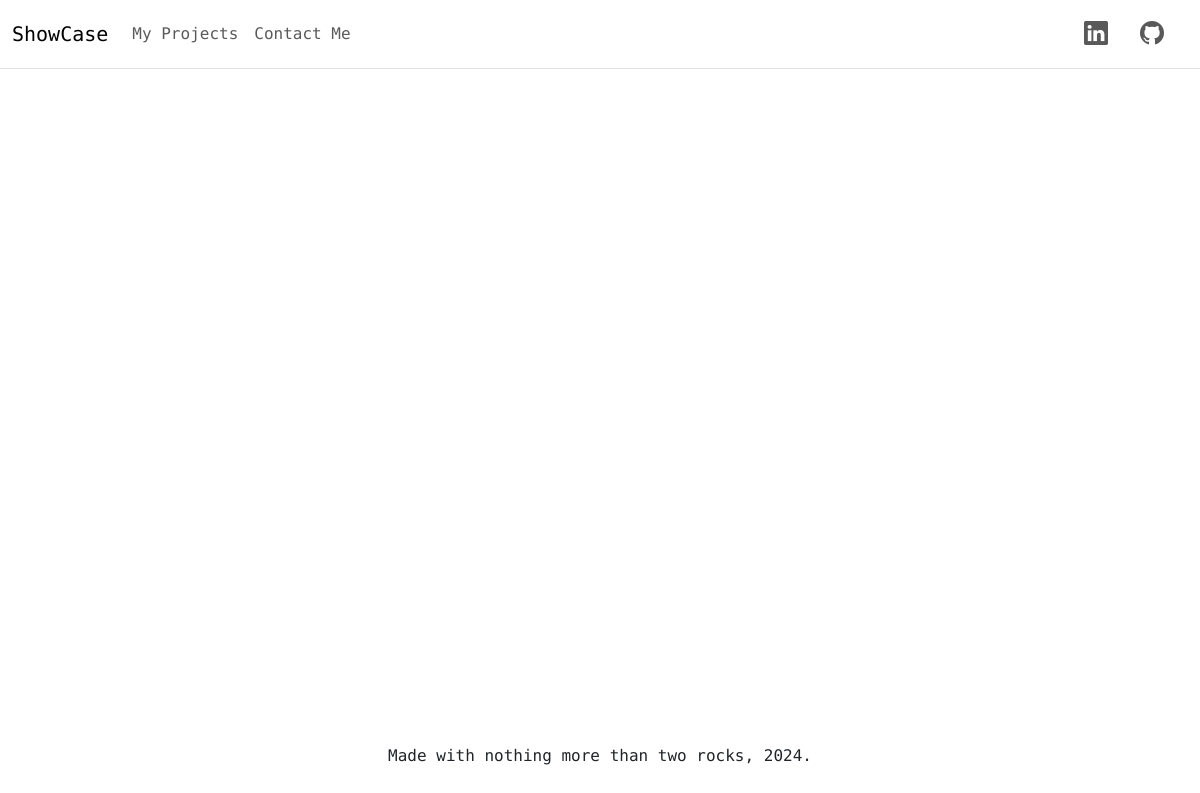
The page /projects/ on the database as committed earlier.
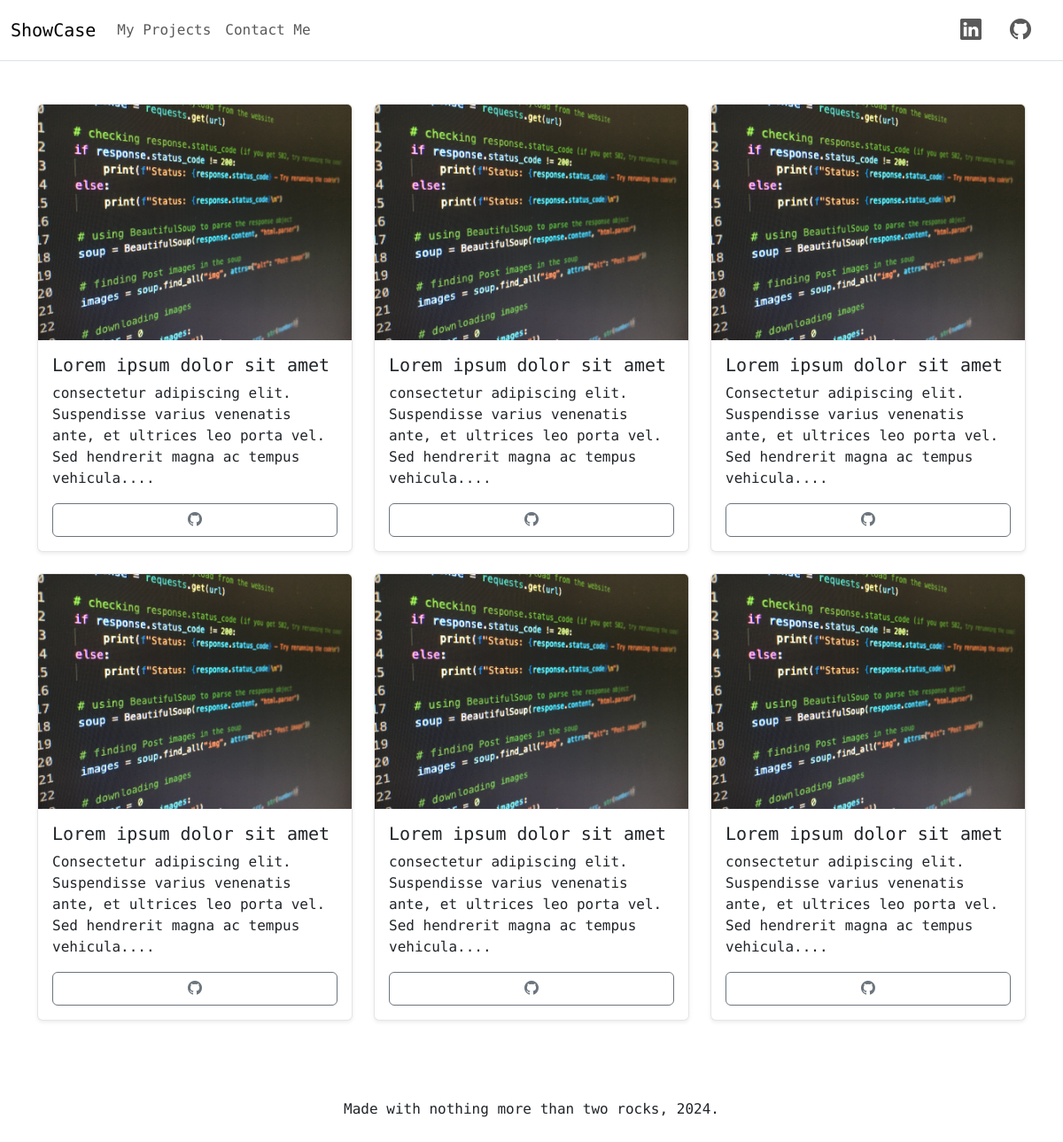
The same page on the database as committed later.
### showcase/models.py (models this page shows, shortened)
class ProjectsData(models.Model):
    title = models.CharField(max_length=200)
    description = models.TextField()
    link = models.URLField(max_length=200)
    image = models.ImageField(upload_to="showcase\\static\\images\\")
    created_date = models.DateTimeField(auto_now_add=True)
    updated_date = models.DateTimeField(auto_now=True)
    def short_description(self):
        first_words = self.description.split()[:18]
        short_description = " ".join(first_words) + "..."
        return short_description
    def img_static_path(self):
        return self.image.url[16:]

### showcase/views.py (the view)
# urls.py: path("projects/", ProjectsListView.as_view(), name="projects"),
class ProjectsListView(ListView):
    queryset = ProjectsData.objects.order_by("-updated_date")
    template_name = "projects_list.html"

### showcase/templates/projects_list.html
{% extends 'base.html' %}
{% block content %}
{% load static %}
<div class="container my-5">
    {% for project in object_list %}
        {% with forloop.counter|add:"-1" as index %}
            {% if index|divisibleby:3 %}
                {% if not forloop.first %}
                    </div>
                {% endif %}
                <div class="row g-4">
            {% endif %}
            <div class="col-md-4 mb-4">
                <div class="card h-100 shadow-sm"style="background-color: rgba(255, 255, 255, 0.3); border: 1px solid rgba(0, 0, 0, 0.1);">
                    <a href="{% url 'project_detail' project.pk %}">
                        <img src="{% static project.img_static_path %}" class="card-img-top" alt="{{ project.title }}">
                    </a>
                    <div class="card-body">
                        <h5 class="card-title">{{ project.title }}</h5>
                        <p class="card-text">{{ project.short_description }}</p>
                        <a href="{{ project.link }}" class="btn btn-outline-secondary d-block mx-auto">
                            <i class="bi bi-github"></i>
                        </a>
                    </div>
                </div>
            </div>
            {% if forloop.last %}
                </div>
            {% endif %}
        {% endwith %}
    {% endfor %}
</div>
{% endblock content %}

### showcase/templates/base.html (shortened to what this page needs)
<!DOCTYPE html>
<html lang="en">
{% load static %}
<head>
    <link href="https://cdn.jsdelivr.net/npm/bootstrap@5.3.3/dist/css/bootstrap.min.css" rel="stylesheet">
    <link rel="stylesheet" href="https://cdn.jsdelivr.net/npm/bootstrap-icons@1.8.1/font/bootstrap-icons.css">
</head>
<body class="d-flex flex-column min-vh-100" style="font-family: 'Roboto Mono', monospace;">
    <nav class="navbar navbar-expand-lg border-bottom navbar-light bg-transparent">
        <div class="container-fluid">
          <a class="navbar-brand" href="{% url 'home' %}">ShowCase</a>
          <div class="collapse navbar-collapse" id="navbarNav">
            <ul class="navbar-nav me-auto mb-2 mb-lg-0">
              <li class="nav-item">
                <a class="nav-link" href="{% url 'projects' %}">My Projects</a>
              </li>
              <li class="nav-item">
                <a class="nav-link" href="{% url 'contact' %}">Contact Me</a>
              </li>
            </ul>
            <ul class="navbar-nav ms-auto">
              <li class="nav-item">
                <a class="nav-link" href="https://www.linkedin.com/" style="margin-right: 1rem;">
                    <i class="bi bi-linkedin" style="font-size: 1.5rem;"></i>
                </a>
              </li>
              <li class="nav-item">
                <a class="nav-link" href="https://github.com/" style="margin-right: 1rem;">
                    <i class="bi bi-github" style="font-size: 1.5rem;"></i>
                </a>
              </li>
            </ul>
          </div>
        </div>
      </nav>
    {% block content %}
    {% endblock %}
    <footer class="footer mt-auto py-3" style="background-color: rgba(255, 255, 255, 0);">
        <div class="container">
            <p class="text-center">Made with nothing more than two rocks, 2024.</p>
        </div>
    </footer>
</body>
</html>

Rows that differ between the two databases and show on the page:
added ProjectsData: image (picture), title "Lorem ipsum dolor sit amet", short_description "consectetur adipiscing elit. Suspendisse varius venenatis ante, et ultrices leo porta vel. Sed hendrerit magna ac tempus vehicula...."
added ProjectsData: image (picture), title "Lorem ipsum dolor sit amet", short_description "consectetur adipiscing elit. Suspendisse varius venenatis ante, et ultrices leo porta vel. Sed hendrerit magna ac tempus vehicula...."
added ProjectsData: image (picture), title "Lorem ipsum dolor sit amet", short_description "Consectetur adipiscing elit. Suspendisse varius venenatis ante, et ultrices leo porta vel. Sed hendrerit magna ac tempus vehicula...."
added ProjectsData: image (picture), title "Lorem ipsum dolor sit amet", short_description "Consectetur adipiscing elit. Suspendisse varius venenatis ante, et ultrices leo porta vel. Sed hendrerit magna ac tempus vehicula...."
added ProjectsData: image (picture), title "Lorem ipsum dolor sit amet", short_description "consectetur adipiscing elit. Suspendisse varius venenatis ante, et ultrices leo porta vel. Sed hendrerit magna ac tempus vehicula...."
added ProjectsData: image (picture), title "Lorem ipsum dolor sit amet", short_description "consectetur adipiscing elit. Suspendisse varius venenatis ante, et ultrices leo porta vel. Sed hendrerit magna ac tempus vehicula...."
